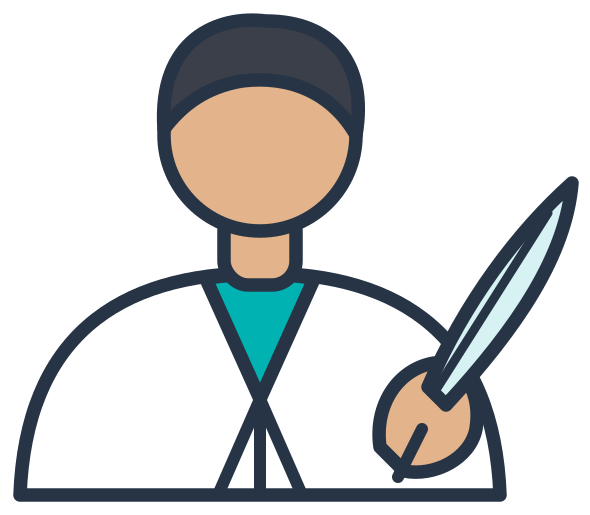
#> input picture examples/sefh-71-ia-tdm/assets/farmaceutico-color.png, 590 x 515 px
$ python -i build_assets.py   (imports and definitions only)
#> lines starting #> are read from the running program, lines starting #| are printed output that depends on the picture
"""Ilustraciones de la ponencia (SVG -> PNG transparente).

Estilo único para todo el conjunto: contorno oscuro de grosor constante,
rellenos planos y colores de la plantilla SEFH. Cada pieza admite tres
variantes de paleta:

    color  -> versión normal
    gray   -> esquema atenuado (diapositiva 9)
    xray   -> radiografía: líneas claras azuladas sobre fondo oscuro (diapositiva 7)

Uso:  python3 build_assets.py   (escribe los PNG en ./assets)
"""

import math
import sys
from pathlib import Path

import cairosvg
from PIL import Image, ImageFilter

HERE = Path(__file__).parent
OUT_DIR = HERE / "assets"
sys.path.insert(0, str(HERE.parents[1] / "design-systems" / "sefh"))
from sefh_tokens import load  # noqa: E402

# [1 line not run here, left out]
# [1 line that did not run here, left out]


def _c(name):
    return "#" + T.color(name)


# [2 lines that did not run here, left out]
# [1 line that did not run here, left out]

# [28 lines that did not run here, left out]
# Radiografía: todo el dibujo en líneas claras; rellenos casi transparentes.
# [1 line that did not run here, left out]
#> further down, picture is the input picture: PIL image 590x515 RGBA; mean R, G, B, A 77.8, 78.9, 78.6, 123.1
# [1 line that did not run here, left out]
# [2 lines not run here, left out]


class Pen:
    """Pequeño ayudante para escribir SVG con una paleta."""

    # [18 lines left out: functions __init__, fill, stroke, not called in this run]

    def path(self, d, fill="none", w=None, skey="out", dash=None, extra=""):
        s = self.stroke(w, skey, dash) if w != 0 else 'stroke="none"'
        self.parts.append(f'<path d="{d}" {self.fill(fill)} {s} {extra}/>')

    def circle(self, cx, cy, r, fill="none", w=None, skey="out", extra=""):
        s = self.stroke(w, skey) if w != 0 else 'stroke="none"'
        self.parts.append(f'<circle cx="{cx}" cy="{cy}" r="{r}" {self.fill(fill)} {s} {extra}/>')

    # [4 lines left out: function rect, not called in this run]

    def raw(self, s):
        self.parts.append(s)

    def group(self, transform):
        self.parts.append(f'<g transform="{transform}">')

    def end(self):
        self.parts.append("</g>")

    # [14 lines left out: functions svg, tube, not called in this run]


def bolt(pen, x, y, r=6):
    pen.circle(x, y, r, "m2", w=pen.sw * 0.7)
    pen.circle(x, y, r * 0.35, "m4", w=0)


# ---------------------------------------------------------------------------
# Loro robótico
# ---------------------------------------------------------------------------

# [285 lines left out: functions parrot, icon_curva, icon_campana, icon_red, icon_calculadora, _gear_path and 9 more, not called in this run]


def _glow(im):
    """Halo cian suave detrás de las líneas: aspecto de placa iluminada."""
    im = im.convert("RGBA")
    r = max(6, im.width // 60)
#> r = 9
    canvas = Image.new("RGBA", (im.width + 4 * r, im.height + 4 * r), (0, 0, 0, 0))
#> canvas: PIL image 626x551 RGBA; every value is 0
    canvas.paste(im, (2 * r, 2 * r), im)
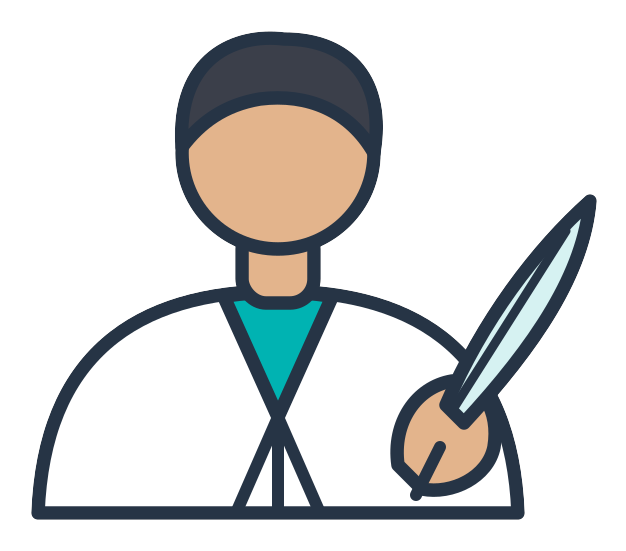
#> canvas: PIL image 626x551 RGBA; mean R, G, B, A 68.4, 69.4, 69, 108.2; transparent parts drawn white
    alpha = canvas.split()[3].filter(ImageFilter.GaussianBlur(r))
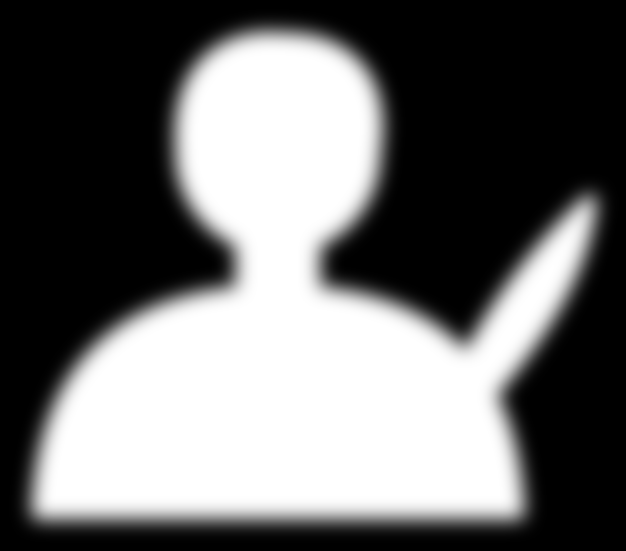
#> alpha: PIL image 626x551 L; min 0, max 255, mean 108.2
    halo = Image.new("RGBA", canvas.size, (120, 210, 255, 0))
    halo.putalpha(alpha.point(lambda a: int(a * 0.55)))
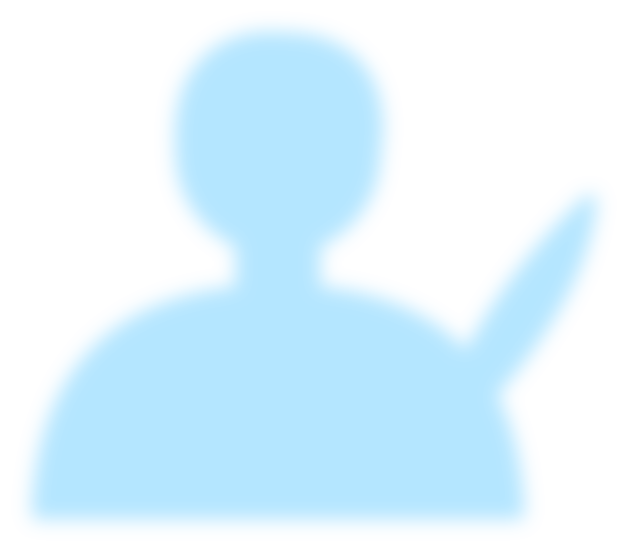
#> halo: PIL image 626x551 RGBA; mean R, G, B, A 120, 210, 255, 59.3; transparent parts drawn white
    halo.alpha_composite(canvas)
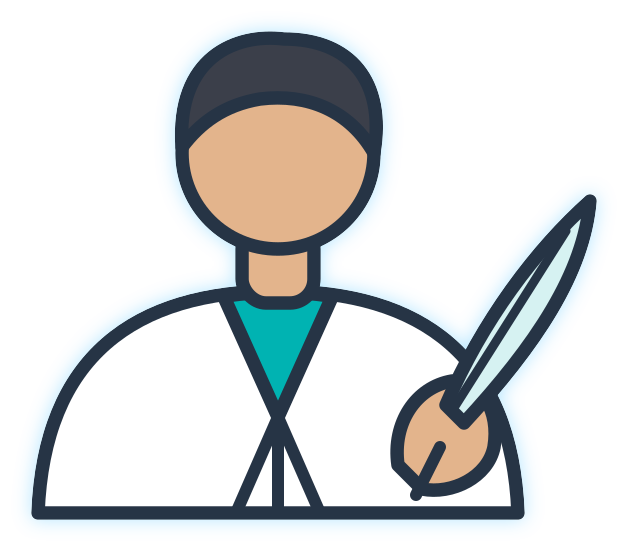
#> halo: PIL image 626x551 RGBA; mean R, G, B, A 137.3, 189.9, 215.4, 111.4; transparent parts drawn white
    return halo


# [13 lines left out: function main, not called in this run]


# [2 lines not run here, left out]

>>> from PIL import Image
>>> picture = Image.open('assets/farmaceutico-color.png')
>>> result = _glow(picture)
